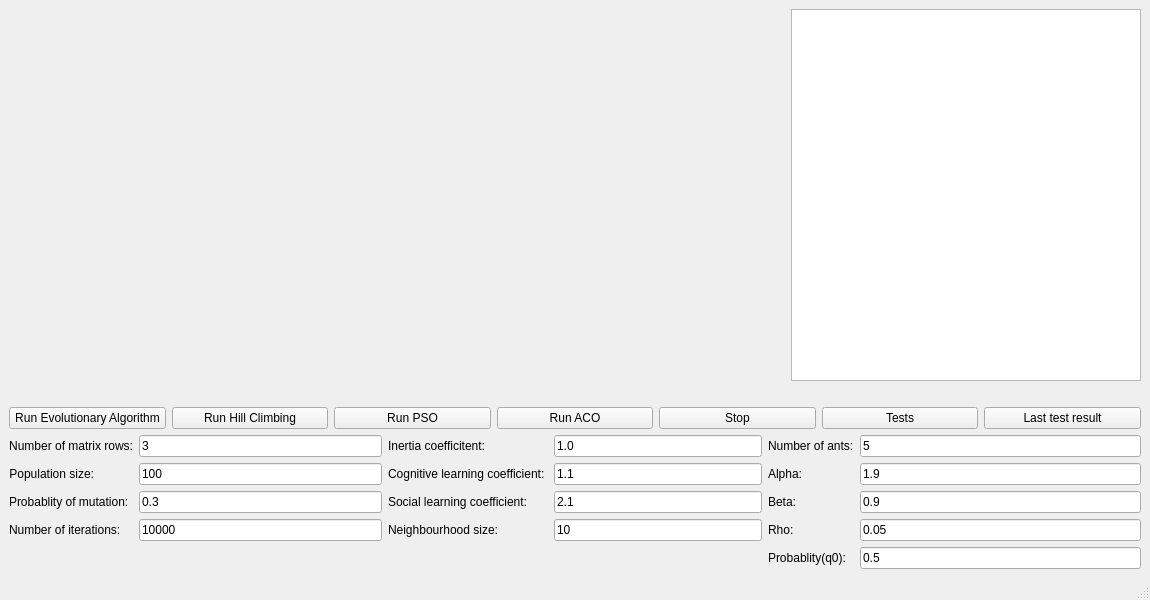
<?xml version="1.0" encoding="UTF-8"?>
<ui version="4.0">
 <class>MainWindow</class>
 <widget class="QMainWindow" name="MainWindow">
  <property name="geometry">
   <rect>
    <x>0</x>
    <y>0</y>
    <width>1150</width>
    <height>600</height>
   </rect>
  </property>
  <property name="minimumSize">
   <size>
    <width>1150</width>
    <height>600</height>
   </size>
  </property>
  <property name="windowTitle">
   <string>Lab3</string>
  </property>
  <widget class="QWidget" name="centralwidget">
   <layout class="QVBoxLayout" name="verticalLayout_3">
    <item>
     <layout class="QVBoxLayout" name="verticalLayout_2">
      <item>
       <layout class="QHBoxLayout" name="horizontalLayout_2">
        <item>
         <widget class="MathPlotWidget" name="mathPlotWidget" native="true">
          <property name="sizePolicy">
           <sizepolicy hsizetype="Expanding" vsizetype="Expanding">
            <horstretch>0</horstretch>
            <verstretch>0</verstretch>
           </sizepolicy>
          </property>
          <property name="minimumSize">
           <size>
            <width>800</width>
            <height>350</height>
           </size>
          </property>
         </widget>
        </item>
        <item>
         <widget class="QTableWidget" name="matrixDisplayTableWidget">
          <property name="sizePolicy">
           <sizepolicy hsizetype="Expanding" vsizetype="Preferred">
            <horstretch>0</horstretch>
            <verstretch>0</verstretch>
           </sizepolicy>
          </property>
          <property name="minimumSize">
           <size>
            <width>350</width>
            <height>350</height>
           </size>
          </property>
         </widget>
        </item>
       </layout>
      </item>
      <item>
       <widget class="QLabel" name="resultLabel">
        <property name="text">
         <string/>
        </property>
        <property name="alignment">
         <set>Qt::AlignCenter</set>
        </property>
       </widget>
      </item>
      <item>
       <layout class="QHBoxLayout" name="horizontalLayout">
        <item>
         <widget class="QPushButton" name="evolutionaryAlgorithmButton">
          <property name="text">
           <string>Run Evolutionary Algorithm</string>
          </property>
         </widget>
        </item>
        <item>
         <widget class="QPushButton" name="hillClimbingButton">
          <property name="text">
           <string>Run Hill Climbing</string>
          </property>
         </widget>
        </item>
        <item>
         <widget class="QPushButton" name="psoButton">
          <property name="text">
           <string>Run PSO</string>
          </property>
         </widget>
        </item>
        <item>
         <widget class="QPushButton" name="acoButton">
          <property name="text">
           <string>Run ACO</string>
          </property>
         </widget>
        </item>
        <item>
         <widget class="QPushButton" name="stopButton">
          <property name="text">
           <string>Stop</string>
          </property>
         </widget>
        </item>
        <item>
         <widget class="QPushButton" name="testButton">
          <property name="text">
           <string>Tests</string>
          </property>
         </widget>
        </item>
        <item>
         <widget class="QPushButton" name="printTestResultButton">
          <property name="text">
           <string>Last test result</string>
          </property>
         </widget>
        </item>
       </layout>
      </item>
      <item>
       <layout class="QHBoxLayout" name="horizontalLayout_9">
        <item>
         <layout class="QFormLayout" name="formLayout_2">
          <item row="0" column="0">
           <widget class="QLabel" name="label">
            <property name="text">
             <string>Number of matrix rows:</string>
            </property>
            <property name="alignment">
             <set>Qt::AlignRight|Qt::AlignTrailing|Qt::AlignVCenter</set>
            </property>
           </widget>
          </item>
          <item row="0" column="1">
           <widget class="QLineEdit" name="problemSizeLineEdit">
            <property name="text">
             <string>3</string>
            </property>
           </widget>
          </item>
          <item row="1" column="0">
           <widget class="QLabel" name="label_2">
            <property name="text">
             <string>Population size:</string>
            </property>
            <property name="alignment">
             <set>Qt::AlignRight|Qt::AlignTrailing|Qt::AlignVCenter</set>
            </property>
           </widget>
          </item>
          <item row="1" column="1">
           <widget class="QLineEdit" name="populationSizeLineEdit">
            <property name="text">
             <string>100</string>
            </property>
           </widget>
          </item>
          <item row="2" column="0">
           <widget class="QLabel" name="label_3">
            <property name="text">
             <string>Probablity of mutation:</string>
            </property>
           </widget>
          </item>
          <item row="2" column="1">
           <widget class="QLineEdit" name="probabilityMutationLineEdit">
            <property name="text">
             <string>0.3</string>
            </property>
           </widget>
          </item>
          <item row="3" column="0">
           <widget class="QLabel" name="label_4">
            <property name="text">
             <string>Number of iterations:</string>
            </property>
           </widget>
          </item>
          <item row="3" column="1">
           <widget class="QLineEdit" name="numberOfIterationsLineEdit">
            <property name="text">
             <string>10000</string>
            </property>
           </widget>
          </item>
         </layout>
        </item>
        <item>
         <layout class="QFormLayout" name="formLayout">
          <item row="0" column="0">
           <widget class="QLabel" name="label_5">
            <property name="text">
             <string>Inertia coefficitent:</string>
            </property>
           </widget>
          </item>
          <item row="0" column="1">
           <widget class="QLineEdit" name="wLineEdit">
            <property name="text">
             <string>1.0</string>
            </property>
           </widget>
          </item>
          <item row="1" column="0">
           <widget class="QLabel" name="label_6">
            <property name="text">
             <string>Cognitive learning coefficient: </string>
            </property>
           </widget>
          </item>
          <item row="1" column="1">
           <widget class="QLineEdit" name="c1LineEdit">
            <property name="text">
             <string>1.1</string>
            </property>
           </widget>
          </item>
          <item row="2" column="0">
           <widget class="QLabel" name="label_7">
            <property name="text">
             <string>Social learning coefficient: </string>
            </property>
           </widget>
          </item>
          <item row="2" column="1">
           <widget class="QLineEdit" name="c2LineEdit">
            <property name="text">
             <string>2.1</string>
            </property>
           </widget>
          </item>
          <item row="3" column="0">
           <widget class="QLabel" name="label_8">
            <property name="text">
             <string>Neighbourhood size: </string>
            </property>
           </widget>
          </item>
          <item row="3" column="1">
           <widget class="QLineEdit" name="neighbourhoodSizeLineEdit">
            <property name="text">
             <string>10</string>
            </property>
           </widget>
          </item>
         </layout>
        </item>
        <item>
         <layout class="QFormLayout" name="formLayout_5">
          <item row="0" column="0">
           <widget class="QLabel" name="label_9">
            <property name="text">
             <string>Number of ants:</string>
            </property>
           </widget>
          </item>
          <item row="0" column="1">
           <widget class="QLineEdit" name="numberOfAntsLineEdit">
            <property name="text">
             <string>5</string>
            </property>
           </widget>
          </item>
          <item row="1" column="0">
           <widget class="QLabel" name="label_10">
            <property name="text">
             <string>Alpha:</string>
            </property>
           </widget>
          </item>
          <item row="1" column="1">
           <widget class="QLineEdit" name="alphaLineEdit">
            <property name="text">
             <string>1.9</string>
            </property>
           </widget>
          </item>
          <item row="2" column="0">
           <widget class="QLabel" name="label_11">
            <property name="text">
             <string>Beta:</string>
            </property>
           </widget>
          </item>
          <item row="2" column="1">
           <widget class="QLineEdit" name="betaLineEdit">
            <property name="text">
             <string>0.9</string>
            </property>
           </widget>
          </item>
          <item row="3" column="0">
           <widget class="QLabel" name="label_12">
            <property name="text">
             <string>Rho:</string>
            </property>
           </widget>
          </item>
          <item row="3" column="1">
           <widget class="QLineEdit" name="rhoLineEdit">
            <property name="text">
             <string>0.05</string>
            </property>
           </widget>
          </item>
          <item row="4" column="1">
           <widget class="QLineEdit" name="probabilityQ0LineEdit">
            <property name="text">
             <string>0.5</string>
            </property>
           </widget>
          </item>
          <item row="4" column="0">
           <widget class="QLabel" name="label_13">
            <property name="text">
             <string>Probablity(q0):</string>
            </property>
           </widget>
          </item>
         </layout>
        </item>
       </layout>
      </item>
     </layout>
    </item>
   </layout>
  </widget>
  <widget class="QMenuBar" name="menubar">
   <property name="geometry">
    <rect>
     <x>0</x>
     <y>0</y>
     <width>1150</width>
     <height>26</height>
    </rect>
   </property>
  </widget>
  <widget class="QStatusBar" name="statusbar"/>
 </widget>
 <customwidgets>
  <customwidget>
   <class>MathPlotWidget</class>
   <extends>QWidget</extends>
   <header>mathplotwidget.h</header>
   <container>1</container>
  </customwidget>
 </customwidgets>
 <resources/>
 <connections/>
</ui>
